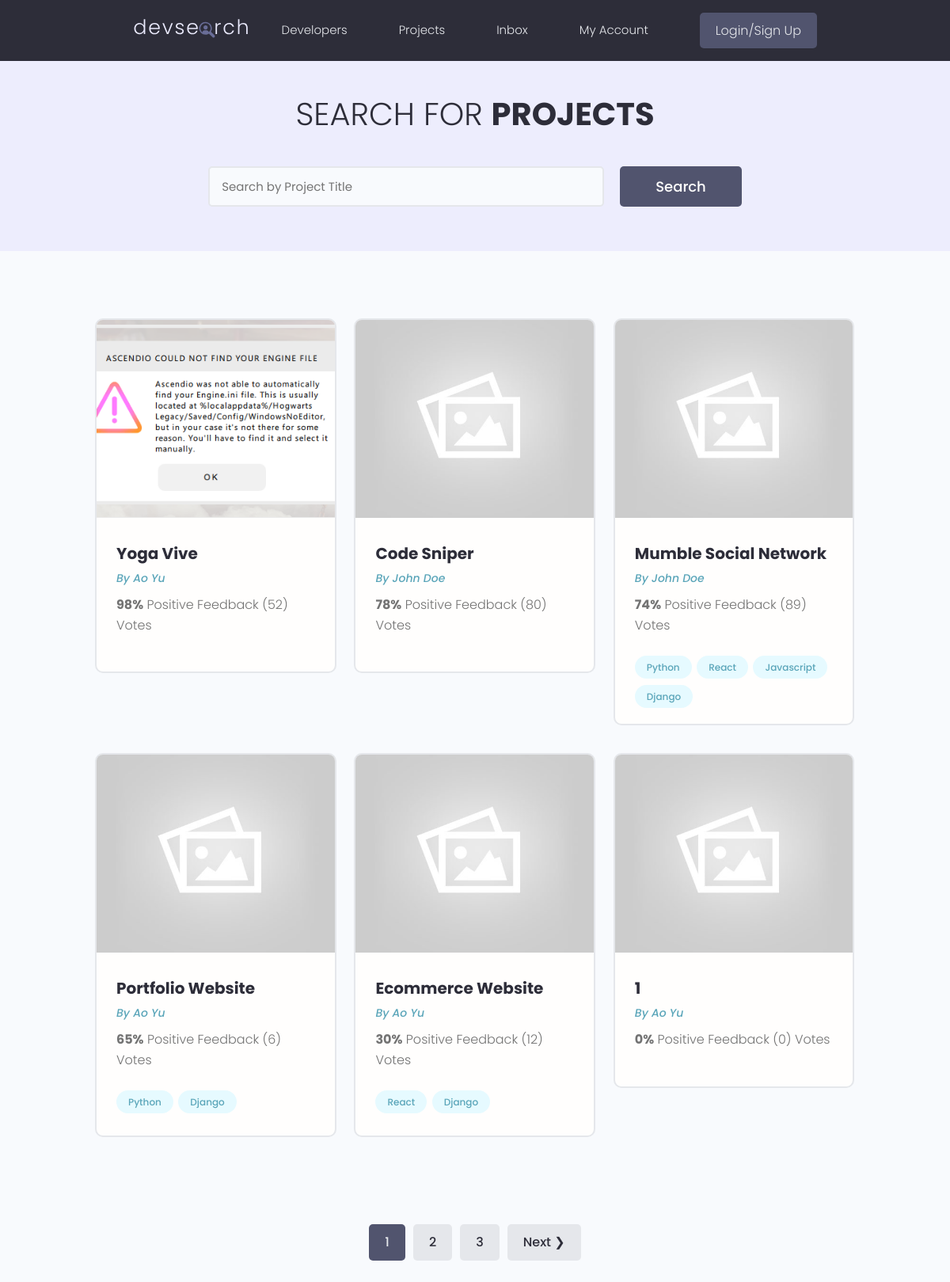
The app's page /projects/, older data.
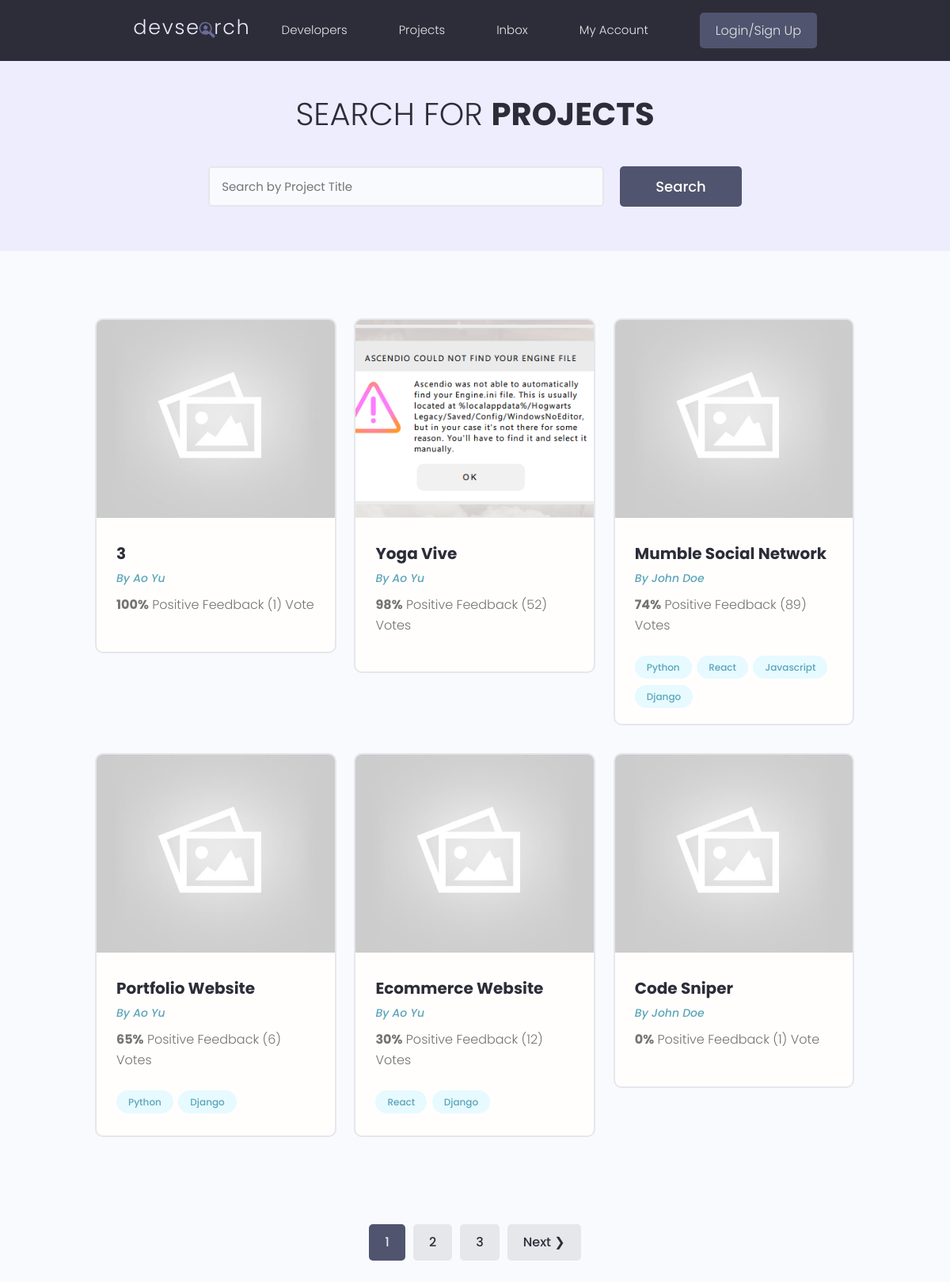
The same page, newer data.
### projects/models.py (models this page shows, shortened)
class Project(models.Model):
    owner = models.ForeignKey(Profile, null=True, blank=True, on_delete=models.SET_NULL)
    title = models.CharField(max_length=200)
    description = models.TextField(null=True, blank=True)
    featured_image = models.ImageField(null=True, blank=True, default='default.jpg')
    demo_link = models.CharField(max_length=2000, null=True, blank=True)
    source_link = models.CharField(max_length=2000, null=True, blank=True)
    tags = models.ManyToManyField('Tag', blank=True)
    vote_total = models.IntegerField(default=0, null=True, blank=True)
    vote_ratio = models.IntegerField(default=0, null=True, blank=True)
    created = models.DateTimeField(auto_now_add=True)
    id = models.UUIDField(default=uuid.uuid4, unique=True,
                            primary_key=True, editable=False)
    class Meta:
        ordering = ['-vote_ratio', '-vote_total', 'title']

class Tag(models.Model):
    name = models.CharField(max_length=200)
    created = models.DateTimeField(auto_now_add=True)
    id = models.UUIDField(default=uuid.uuid4, unique=True,
                            primary_key=True, editable=False)
    def __str__(self):
        return self.name

### users/models.py (models this page shows, shortened)
class Profile(models.Model):
    user = models.OneToOneField(User, null=True, on_delete=models.CASCADE, blank=True)
    name = models.CharField(max_length=200, null=True, blank=True)
    email = models.EmailField(max_length=200, null=True, blank=True)
    username = models.CharField(max_length=200, null=True, blank=True)
    location = models.CharField(max_length=200, null=True, blank=True)
    short_intro = models.CharField(max_length=200, null=True, blank=True)
    bio = models.TextField(null=True, blank=True)
    profile_image = models.ImageField(null=True, blank=True, upload_to='profiles/', default='profiles/user-default.png')
    social_github = models.CharField(max_length=200, null=True, blank=True)
    social_twitter = models.CharField(max_length=200, null=True, blank=True)
    social_linkedin = models.CharField(max_length=200, null=True, blank=True)
    social_youtube = models.CharField(max_length=200, null=True, blank=True)
    social_website = models.CharField(max_length=200, null=True, blank=True)
    created = models.DateTimeField(auto_now_add=True)
    id = models.UUIDField(default=uuid.uuid4, unique=True,
                            primary_key=True, editable=False)

### projects/views.py (the view)
# urls.py: path('projects/', include('projects.urls')),
def projects(request):
    projects, search_query = searchProject(request)
    custom_range, projects = paginateProjects(request, projects, 6)
    context = {
        'projects': projects,
        'search_query': search_query,
        'custom_range': custom_range
    }
    return render(request, 'projects/projects.html', context)

### projects/utils.py (called while the page is built)
def paginateProjects(request, projects, results):
    page = request.GET.get('page')
    paginator = Paginator(projects, results)
    try:
        projects = paginator.page(page)
    except PageNotAnInteger:
        page = 1
        projects = paginator.page(page)
    except EmptyPage:
        page = paginator.num_pages
        projects = paginator.page(page)
    leftIndex = max(1,int(page) - 2)
    rightIndex = min(int(page) + 3, paginator.num_pages + 1)
    custom_range = range(leftIndex, rightIndex)
    return custom_range, projects

def searchProject(request):
    search_query = ''
    if request.GET.get('search_query'):
        search_query = request.GET.get('search_query')
    tags = Tag.objects.filter(
        name__icontains=search_query
    )
    projects = Project.objects.distinct().filter(
        Q(title__icontains=search_query) |
        Q(description__icontains=search_query) |
        Q(owner__name__icontains=search_query) |
        Q(tags__in=tags)
    )
    return projects, search_query

### projects/templates/projects/projects.html (shortened to what this page needs)
{%extends 'main.html'%}
{%block content%}
  <main class="projects">
    <section class="hero-section text-center">
      <div class="container container--narrow">
        <div class="hero-section__box">
          <h2>Search for <span>Projects</span></h2>
        </div>
        <div class="hero-section__search">
          <form id='searchForm' class="form" action="{%url 'projects'%}" method="get">
            <div class="form__field">
              <input class="input input--text" id="formInput#search" type="text" name="search_query"
                placeholder="Search by Project Title" value="{{search_query}}"/>
            </div>
            <input class="btn btn--sub btn--lg" type="submit" value="Search" />
          </form>
        </div>
      </div>
    </section>
    <section class="projectsList">
      <div class="container">
        <div class="grid grid--three">
        {% for project in projects %}
          <div class="column">
            <div class="card project">
              <a href="{%url 'project' project.id%}" class="project">
                <img class="project__thumbnail" src="{{project.featured_image.url}}" alt="project thumbnail" />
                <div class="card__body">
                  <h3 class="project__title">{{project.title}}</h3>
                  <p><a class="project__author" href="{%url 'user-profile' project.owner.id%}">By {{project.owner.name}}</a></p>
                  <p class="project--rating">
                    <span style="font-weight: bold;">{{project.vote_ratio}}%</span> Positive
                    Feedback ({{project.vote_total}}) Vote{{project.vote_total|pluralize:"s"}}
                  </p>
                  <div class="project__tags">
                    {% for tag in project.tags.all %}
                    <span class="tag tag--pill tag--main">
                      <small>{{tag}}</small>
                    </span>
                    {% endfor %}
                  </div>
                </div>
              </a>
            </div>
          </div>
          {% endfor %}
        </div>
      </div>
    </section>
  {% include "pagination.html" with queryset=projects custom_range=custom_range%}
  </main>
{%endblock content%}

Row changes from the older to the newer data that the page shows:
no longer on this page (row unchanged): Project: featured_image (placeholder picture), title "1", owner.name "Ao Yu", vote_ratio "0", vote_total "0"
now on this page (row edited): Project: featured_image (placeholder picture), title "3", owner.name "Ao Yu", vote_ratio "100", vote_total "1"
changed Project "Code Sniper": vote_ratio "78" → "0"; vote_total "80" → "1"; moves down the list
